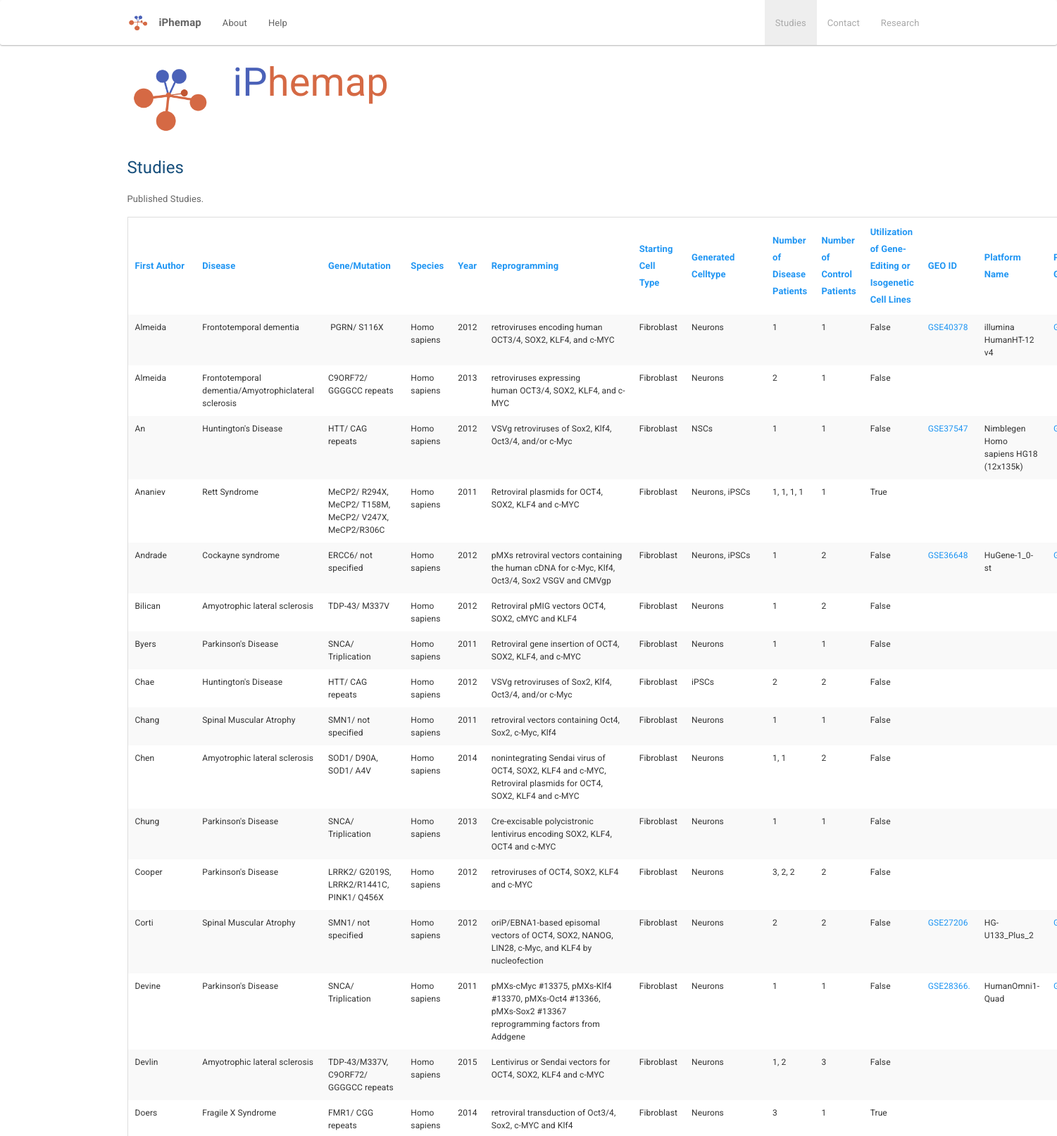
Page /studies?sort=first_author (upper part) on the committed database.
### ipscdb/models.py (models this page shows, shortened)
class Study(models.Model):
  first_author        = models.CharField(max_length=1000)
  disease             = models.CharField(max_length=1000)
  snp                 = models.CharField(max_length=1000)
  species             = models.CharField(max_length=1000)
  year                = models.IntegerField(default=0)
  reprogramming_type  = models.CharField(max_length=1000)
  starting_cell_type  = models.CharField(max_length=1000)
  target_cell_type    = models.CharField(max_length=1000)
  disease_patients    = models.CharField(max_length=1000)
  control_patients    = models.CharField(max_length=1000)
  utilization         = models.BooleanField(default=False)
  geoid               = models.CharField(max_length=1000)
  platform_name       = models.CharField(max_length=1000)
  platform_geo_id     = models.CharField(max_length=1000)
  pmid                = models.IntegerField(default=0)
  class Meta:
    ordering          = ('year',)

### ipscdb/views.py (the view)
# urls.py: url(r'^studies$', views.studies),
def studies(request):
    pmid = request.GET.get('pmid', 0)
    sort_mode = request.GET.get('sort', '')
    studies = Study.objects.all()
    if sort_mode:
        try:
            studies = studies.order_by(sort_mode)
        except: pass
    return render_to_response('ipscdb/studies.html', {
        'studies' : studies,
        'selected_pmid' : int(pmid),
        'request' : {'path' : request.path},
        })

### ipscdb/templates/ipscdb/studies.html (shortened to what this page needs)
{% extends "ipscdb/default.html" %}
{% block content %}
<h4>Studies</h4>
<p>Published Studies.</p>
<div>
  <table class="responsive">
    <tr>
      <th><a href="studies?sort=first_author">First Author</a></th>
      <th><a href="studies?sort=disease">Disease</a></th>
      <th><a href="studies?sort=snp">Gene/Mutation</a></th>
      <th><a href="studies?sort=species">Species</a></th>
      <th><a href="studies?sort=year">Year</a></th>
      <th><a href="studies?sort=reprogramming_type">Reprogramming</a></th>
      <th><a href="studies?sort=starting_cell_type">Starting Cell Type </a></th>
      <th><a href="studies?sort=target_cell_type">Generated Celltype</a></th>
      <th><a href="studies?sort=disease_patients">Number of Disease Patients</a></th>
      <th><a href="studies?sort=control_patients">Number of Control Patients</a></th>
      <th><a href="studies?sort=utilization">Utilization of Gene-Editing or Isogenetic Cell Lines </a></th>
      <th><a href="studies?sort=geoid">GEO ID</a></th>
      <th><a href="studies?sort=platform_name">Platform Name</a></th>
      <th><a href="studies?sort=platform_geo_id">Platform GEO</a></th>
    </tr>
    {% for study in studies %}
      {% if study.pmid == selected_pmid %}
      <tr style="border: 3px solid #000;" id="{{ study.pmid }}">
      {% else %}
      <tr id="{{ study.pmid }}">
      {% endif %}
        <td>{{ study.first_author       }}</td>
        <td>{{ study.disease            }}</td>
        <td>{{ study.snp                }}</td>
        <td>{{ study.species            }}</td>
        <td>{{ study.year               }}</td>
        <td>{{ study.reprogramming_type }}</td>
        <td>{{ study.starting_cell_type }}</td>
        <td>{{ study.target_cell_type   }}</td>
        <td>{{ study.disease_patients   }}</td>
        <td>{{ study.control_patients   }}</td>
        <td>{{ study.utilization        }}</td>
        <td><a href="http://www.ncbi.nlm.nih.gov/geo/query/acc.cgi?acc={{ study.geoid }}">{{ study.geoid }}</a></td>
        <td>{{ study.platform_name     }}</td>
        <td><a href="http://www.ncbi.nlm.nih.gov/geo/query/acc.cgi?acc={{ study.platform_geo_id }}">{{ study.platform_geo_id }}</a></td>
      </tr>
    {% endfor %}
  </table>
</div>
{% endblock %}

### ipscdb/static/css/main.css (style rules this page uses)
body { background: #fff; font-family: Roboto; }
h4 { margin-bottom: 20px; color: #174f7c !important; }

### ipscdb/static/css/responsive-tables.css (style rules this page uses)
table th { font-weight: bold; }
table td,table th { padding: 9px 10px; text-align: left; }
table { border-collapse: collapse; border-spacing: 0; }
table { background: #fff; -moz-border-radius: 3px; -webkit-border-radius: 3px; border-radius: 3px; margin: 0 0 18px; border: 1px solid #ddd; }
table thead tr th,table tfoot tr th,table tbody tr td,table tr td,table tfoot tr td { font-size: 12px; line-height: 18px; text-align: left; }
table tbody tr:nth-child(even) { background: #f9f9f9; }
table tbody tr td { color: #333; padding: 9px 10px; vertical-align: top; border: none; }

### rows in the picture
Study: first_author "Almeida", disease "Frontotemporal dementia", snp "PGRN/ S116X", species "Homo sapiens", year "2012", reprogramming_type "retroviruses encoding human OCT3/4, SOX2, KLF4, and c-MYC", starting_cell_type "Fibroblast", target_cell_type "Neurons", disease_patients "1", control_patients "1", utilization "False", geoid "GSE40378", platform_name "illumina HumanHT-12 v4"
Study: first_author "Almeida", disease "Frontotemporal dementia/Amyotrophiclateral sclerosis", snp "C9ORF72/ GGGGCC repeats", species "Homo sapiens", year "2013", reprogramming_type "retroviruses expressing human OCT3/4, SOX2, KLF4, and c-MYC", starting_cell_type "Fibroblast", target_cell_type "Neurons", disease_patients "2", control_patients "1", utilization "False"
Study: first_author "An", disease "Huntington's Disease", snp "HTT/ CAG repeats", species "Homo sapiens", year "2012", reprogramming_type "VSVg retroviruses of Sox2, Klf4, Oct3/4, and/or c-Myc", starting_cell_type "Fibroblast", target_cell_type "NSCs", disease_patients "1", control_patients "1", utilization "False", geoid "GSE37547", platform_name "Nimblegen Homo sapiens HG18 (12x135k)"
Study: first_author "Ananiev", disease "Rett Syndrome", snp "MeCP2/ R294X, MeCP2/ T158M, MeCP2/ V247X, MeCP2/R306C", species "Homo sapiens", year "2011", reprogramming_type "Retroviral plasmids for OCT4, SOX2, KLF4 and c-MYC", starting_cell_type "Fibroblast", target_cell_type "Neurons, iPSCs", disease_patients "1, 1, 1, 1", control_patients "1", utilization "True"
Study: first_author "Andrade", disease "Cockayne syndrome", snp "ERCC6/ not specified", species "Homo sapiens", year "2012", reprogramming_type "pMXs retroviral vectors containing the human cDNA for c-Myc, Klf4, Oct3/4, Sox2 VSGV and CMVgp", starting_cell_type "Fibroblast", target_cell_type "Neurons, iPSCs", disease_patients "1", control_patients "2", utilization "False", geoid "GSE36648", platform_name "HuGene-1_0-st"
Study: first_author "Bilican", disease "Amyotrophic lateral sclerosis", snp "TDP-43/ M337V", species "Homo sapiens", year "2012", reprogramming_type "Retroviral pMIG vectors OCT4, SOX2, cMYC and KLF4", starting_cell_type "Fibroblast", target_cell_type "Neurons", disease_patients "1", control_patients "2", utilization "False"
Study: first_author "Byers", disease "Parkinson's Disease", snp "SNCA/ Triplication", species "Homo sapiens", year "2011", reprogramming_type "Retroviral gene insertion of OCT4, SOX2, KLF4, and c-MYC", starting_cell_type "Fibroblast", target_cell_type "Neurons", disease_patients "1", control_patients "1", utilization "False"
Study: first_author "Chae", disease "Huntington's Disease", snp "HTT/ CAG repeats", species "Homo sapiens", year "2012", reprogramming_type "VSVg retroviruses of Sox2, Klf4, Oct3/4, and/or c-Myc", starting_cell_type "Fibroblast", target_cell_type "iPSCs", disease_patients "2", control_patients "2", utilization "False"
Study: first_author "Chang", disease "Spinal Muscular Atrophy", snp "SMN1/ not specified", species "Homo sapiens", year "2011", reprogramming_type "retroviral vectors containing Oct4, Sox2, c-Myc, Klf4", starting_cell_type "Fibroblast", target_cell_type "Neurons", disease_patients "1", control_patients "1", utilization "False"
Study: first_author "Chen", disease "Amyotrophic lateral sclerosis", snp "SOD1/ D90A, SOD1/ A4V", species "Homo sapiens", year "2014", reprogramming_type "nonintegrating Sendai virus of OCT4, SOX2, KLF4 and c-MYC, Retroviral plasmids for OCT4, SOX2, KLF4 and c-MYC", starting_cell_type "Fibroblast", target_cell_type "Neurons", disease_patients "1, 1", control_patients "2", utilization "False"
Study: first_author "Chung", disease "Parkinson's Disease", snp "SNCA/ Triplication", species "Homo sapiens", year "2013", reprogramming_type "Cre-excisable polycistronic lentivirus encoding SOX2, KLF4, OCT4 and c-MYC", starting_cell_type "Fibroblast", target_cell_type "Neurons", disease_patients "1", control_patients "1", utilization "False"
Study: first_author "Cooper", disease "Parkinson's Disease", snp "LRRK2/ G2019S, LRRK2/R1441C, PINK1/ Q456X", species "Homo sapiens", year "2012", reprogramming_type "retroviruses of OCT4, SOX2, KLF4 and c-MYC", starting_cell_type "Fibroblast", target_cell_type "Neurons", disease_patients "3, 2, 2", control_patients "2", utilization "False"
Study: first_author "Corti", disease "Spinal Muscular Atrophy", snp "SMN1/ not specified", species "Homo sapiens", year "2012", reprogramming_type "oriP/EBNA1-based episomal vectors of OCT4, SOX2, NANOG, LIN28, c-Myc, and KLF4 by nucleofection", starting_cell_type "Fibroblast", target_cell_type "Neurons", disease_patients "2", control_patients "2", utilization "False", geoid "GSE27206", platform_name "HG-U133_Plus_2"
Study: first_author "Devine", disease "Parkinson's Disease", snp "SNCA/ Triplication", species "Homo sapiens", year "2011", reprogramming_type "pMXs-cMyc #13375, pMXs-Klf4 #13370, pMXs-Oct4 #13366, pMXs-Sox2 #13367 reprogramming factors from Addgene", starting_cell_type "Fibroblast", target_cell_type "Neurons", disease_patients "1", control_patients "1", utilization "False", geoid "GSE28366.", platform_name "HumanOmni1-Quad"
Study: first_author "Devlin", disease "Amyotrophic lateral sclerosis", snp "TDP-43/M337V, C9ORF72/ GGGGCC repeats", species "Homo sapiens", year "2015", reprogramming_type "Lentivirus or Sendai vectors for OCT4, SOX2, KLF4 and c-MYC", starting_cell_type "Fibroblast", target_cell_type "Neurons", disease_patients "1, 2", control_patients "3", utilization "False"
Study: first_author "Doers", disease "Fragile X Syndrome", snp "FMR1/ CGG repeats", species "Homo sapiens", year "2014", reprogramming_type "retroviral transduction of Oct3/4, Sox2, c-MYC and Klf4", starting_cell_type "Fibroblast", target_cell_type "Neurons", disease_patients "3", control_patients "1", utilization "True"
